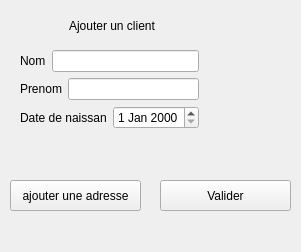
<?xml version="1.0" encoding="UTF-8"?>
<ui version="4.0">
 <class>clientajoutClass</class>
 <widget class="QWidget" name="clientajoutClass">
  <property name="geometry">
   <rect>
    <x>0</x>
    <y>0</y>
    <width>301</width>
    <height>252</height>
   </rect>
  </property>
  <property name="windowTitle">
   <string>Form</string>
  </property>
  <widget class="QLabel" name="label">
   <property name="geometry">
    <rect>
     <x>69</x>
     <y>15</y>
     <width>91</width>
     <height>21</height>
    </rect>
   </property>
   <property name="text">
    <string>Ajouter un client</string>
   </property>
  </widget>
  <widget class="QPushButton" name="BtClientAjout">
   <property name="geometry">
    <rect>
     <x>160</x>
     <y>180</y>
     <width>131</width>
     <height>31</height>
    </rect>
   </property>
   <property name="text">
    <string>Valider</string>
   </property>
  </widget>
  <widget class="QWidget" name="layoutWidget">
   <property name="geometry">
    <rect>
     <x>20</x>
     <y>50</y>
     <width>179</width>
     <height>80</height>
    </rect>
   </property>
   <layout class="QVBoxLayout" name="verticalLayout">
    <item>
     <layout class="QHBoxLayout" name="horizontalLayout_3">
      <item>
       <widget class="QLabel" name="label_3">
        <property name="text">
         <string>Nom</string>
        </property>
       </widget>
      </item>
      <item>
       <widget class="QLineEdit" name="lineEdit_4"/>
      </item>
     </layout>
    </item>
    <item>
     <layout class="QHBoxLayout" name="horizontalLayout_4">
      <item>
       <widget class="QLabel" name="label_4">
        <property name="text">
         <string>Prenom</string>
        </property>
       </widget>
      </item>
      <item>
       <widget class="QLineEdit" name="lineEdit_6"/>
      </item>
     </layout>
    </item>
    <item>
     <layout class="QHBoxLayout" name="horizontalLayout">
      <item>
       <widget class="QLabel" name="label_5">
        <property name="text">
         <string>Date de naissance</string>
        </property>
       </widget>
      </item>
      <item>
       <widget class="QDateEdit" name="dateEdit"/>
      </item>
     </layout>
    </item>
   </layout>
  </widget>
  <widget class="QPushButton" name="BtClientAjout_adresse">
   <property name="geometry">
    <rect>
     <x>10</x>
     <y>180</y>
     <width>131</width>
     <height>31</height>
    </rect>
   </property>
   <property name="text">
    <string>ajouter une adresse</string>
   </property>
  </widget>
 </widget>
 <resources/>
 <connections/>
</ui>
